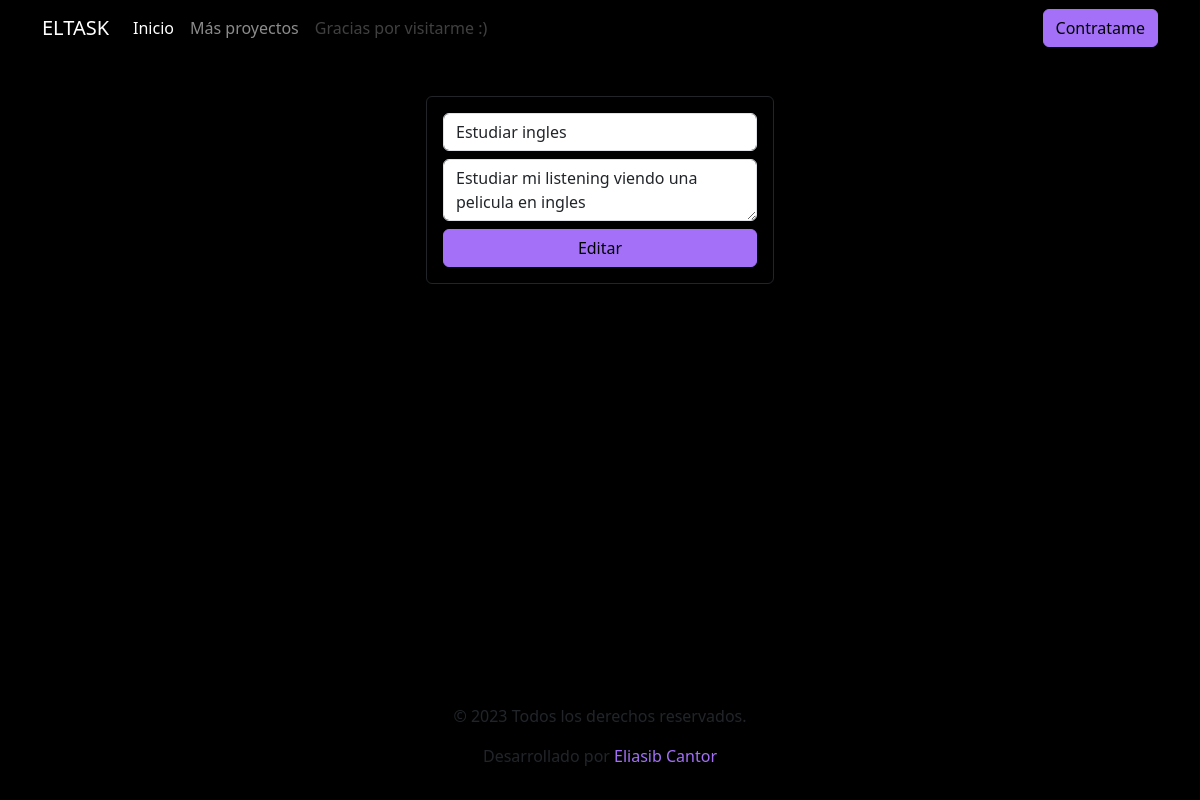
The page /edit.php?id=40 on the database its author committed.
### tables this page shows
CREATE TABLE `task` (
  `id` int(11) PRIMARY KEY NOT NULL,
  `title` varchar(255) NOT NULL,
  `description` text NOT NULL,
  `created_at` timestamp NOT NULL DEFAULT current_timestamp()
);

### edit.php (the view, shortened to what this page needs)
<?php
        include("db.php");
        if(isset($_GET['id'])){
            $id = $_GET['id'];
            $query = "SELECT * FROM task WHERE id = $id";
            $result = mysqli_query($conn, $query);
        }
        if (mysqli_num_rows($result) == 1){
            $row = mysqli_fetch_array($result);
            $title = $row['title'];
            $description = $row['description'];
         }
?>
<?php include("includes/header.php"); ?>
        <div class="container p-4">
            <div class="row">
                <div class="col-md-4 mx-auto">
                    <div class="card card-body bg-dark border border-warning">
                        <form action="edit.php?id=<?php echo $_GET['id']; ?>" method="POST">
                            <div class="form-group mb-2">
                                <input type="text" name="title" value="<?php echo $title; ?>" class="form-control" placeholder="Actualiza el titulo">
                            </div>
                            <div class="form-group mb-2">
                                <textarea name="description" rows="2" class="form-control" placeholder="Edita la descripción"><?php echo $description; ?></textarea>
                            </div>
                            <button class="btn btn-secondary w-100" name="update">
                                Editar
                            </button>
                        </form>
                    </div>
                </div>
            </div>
        </div>
<?php include("includes/footer.php"); ?>

### rows shown on the page
task: title "Estudiar ingles", description "Estudiar mi listening viendo una pelicula en ingles"
